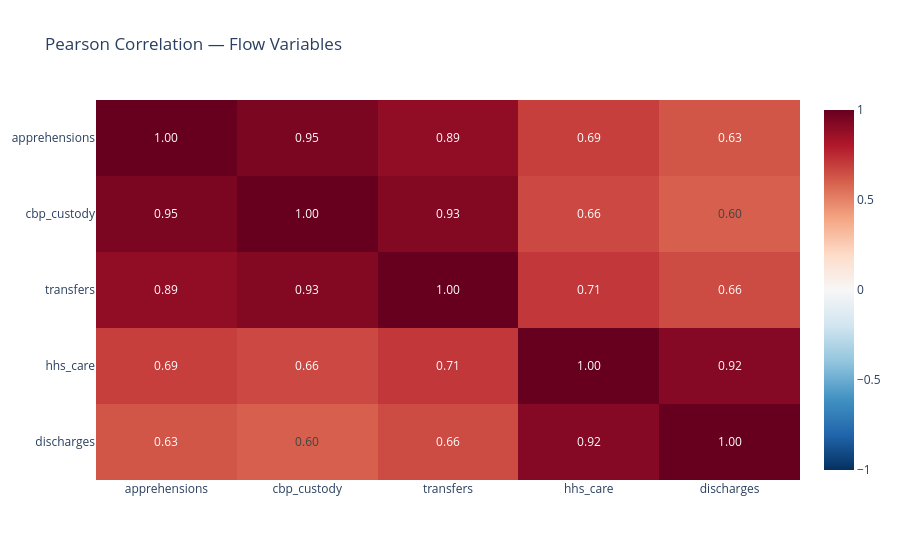

Write notebook code for a chart like this one.
### Code cell
fig = correlation_heatmap(corrs['pearson'], 'Pearson Correlation — Flow Variables')
fig.show()

### Figure 1 — Plotly figure (JSON) as saved in the notebook; plotly's stock layout.template omitted (floating-point values rounded to 4 significant figures)
{"data": [{"coloraxis": "coloraxis", "hovertemplate": "x: %{x}<br>y: %{y}<br>color: %{z}<extra></extra>", "name": "0", "texttemplate": "%{z:.2f}", "type": "heatmap", "x": ["apprehensions", "cbp_custody", "transfers", "hhs_care", "discharges"], "xaxis": "x", "y": ["apprehensions", "cbp_custody", "transfers", "hhs_care", "discharges"], "yaxis": "y", "z": [[1.0, 0.9506, 0.8879, 0.6913, 0.6278], [0.9506, 1.0, 0.925, 0.6637, 0.6021], [0.8879, 0.925, 1.0, 0.7139, 0.6573], [0.6913, 0.6637, 0.7139, 1.0, 0.9209], [0.6278, 0.6021, 0.6573, 0.9209, 1.0]]}], "layout": {"coloraxis": {"autocolorscale": false, "cmax": 1, "cmin": -1, "colorscale": [[0.0, "rgb(5,48,97)"], [0.1, "rgb(33,102,172)"], [0.2, "rgb(67,147,195)"], [0.3, "rgb(146,197,222)"], [0.4, "rgb(209,229,240)"], [0.5, "rgb(247,247,247)"], [0.6, "rgb(253,219,199)"], [0.7, "rgb(244,165,130)"], [0.8, "rgb(214,96,77)"], [0.9, "rgb(178,24,43)"], [1.0, "rgb(103,0,31)"]]}, "title": {"text": "Pearson Correlation — Flow Variables"}, "xaxis": {"anchor": "y", "domain": [0.0, 1.0]}, "yaxis": {"anchor": "x", "autorange": "reversed", "domain": [0.0, 1.0]}}}
